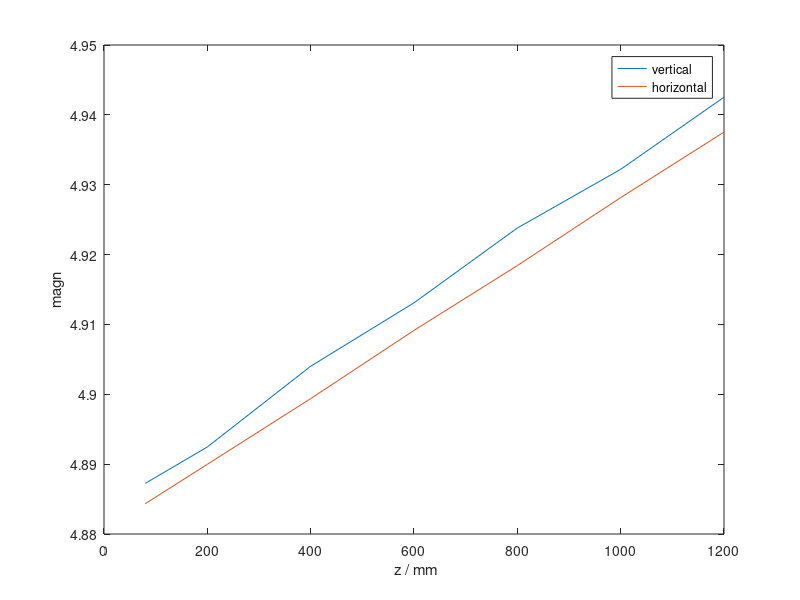

Recreate this plot in MATLAB. (Note: this script raises an error after producing the figure.)
% Magnification vs distance using KIT camera

% vertical MTF, horizontal edge
mtf_vert = [ 
80   4.88725
200  4.89246
400  4.9040126
600  4.9130959
800  4.9237997
1000 4.9322013
1200 4.9425318
];

% horizontal MTF, vertical edge
mtf_hor = [
1200 4.9375306
1000 4.9281522
 800 4.9184230
 600 4.9091415
 400 4.8993784
 200 4.8899764
  80 4.8843443
];

% Plot magn
x = mtf_vert(:,1);
mv = mtf_vert(:,2);
mh = mtf_hor(end:-1:1,2);
figure( 'Name', 'magnification vs distance' )
plot( x, mv, x, mh)
xlabel( ' z / mm' )
ylabel( ' magn ' )
legend( {'vertical' 'horizontal'} )

% Fit 
fitType = 'poly1';
fov = fit( x, mv, fitType);
foh = fit( x, mh, fitType);

% Print fit parameters
disp( fov )
disp( foh )

% extrapolate source distance
fprintf( '\nsource distance extrapolation : \n hor : %g m\n vert : %g m', foh.p2 / foh.p1 / 1000, fov.p2 / fov.p1 / 1000)


 mh = @(x) foh.p1 * x + foh.p2;
 mv = @(x) fov.p1 * x + fov.p2;
 
 % Data reco
 scan_path = '/asap3/petra3/gpfs/p07/2019/data/11007454/processed/bmc06_tooth1';
 % empty slices
 [3996 3997 4062 4063 ]
 %noisy slices, probably beam dump / missing information / etc
 4516:5259 % approx
 
